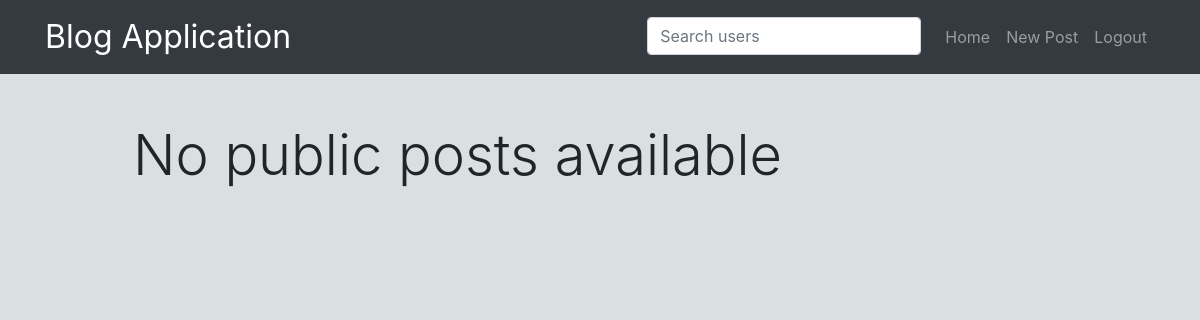
/home/ (signed in), run on an earlier commit of the app's database.
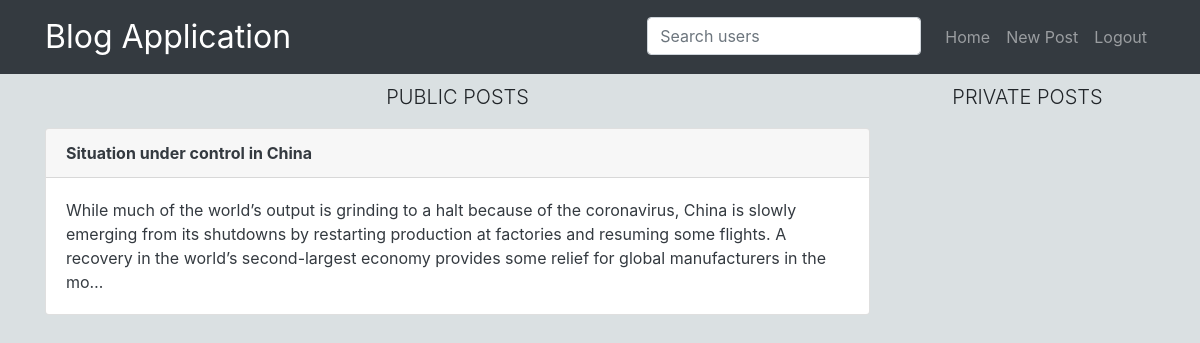
And on a later commit of the database.
### blog/models.py (models this page shows, shortened)
class Post(models.Model):
    user = models.ForeignKey(User, on_delete=models.CASCADE)
    title = models.CharField(max_length = 50)
    description = models.TextField()
    image = models.ImageField(blank=True, upload_to='pics')
    date_posted = models.DateTimeField(auto_now_add = True)
    is_public = models.BooleanField(default = True)

### blog/views.py (the view)
# urls.py: 2. Add a URL to urlpatterns:  path('', views.home, name='home')
@login_required
def home(request):
    public_posts = Post.objects.filter(
                        user = request.user,
                        is_public = True,
                    ).order_by('-date_posted')
    private_posts = Post.objects.filter(
                        user = request.user,
                        is_public = False,
                    ).order_by('-date_posted')
    return render(request,"home.html", {
                                            'public_posts': public_posts,
                                            'private_posts': private_posts
                                        })

### BlogApplication/templates/home.html (shortened to what this page needs)
{% extends "base.html" %}
{% block content %}
    <div class="row">
        <div class="col-md-9">
            {% if public_posts %}
                <p class="lead text-center mt-2">
                    PUBLIC POSTS
                </p>
            {% endif %}
            {% for post in public_posts %}
            <a href="{% url 'detail' post.id %}"
                class="text-dark"
            style="text-decoration: none;">
                <div class="card mt-2">
                    <p class="card-header font-weight-bold">{{ post.title }}</p>
                    <div class="card-body">
                        <p class="card-text">
                            {{ post.description | truncatechars:300 }}
                        </p>
                    </div>
                </div>
            </a>
            {% empty %}
                <h1 class="text-center mt-5 lead display-4">No public posts available</h1>
            {% endfor %}
        </div>
        <div class="col-md-3 col-lg-3">
            <div class="mt-2">
                {% if public_posts %}
                    <p class="lead text-center">PRIVATE POSTS</p>
                {% endif %}
            </div>
        </div>
    </div>
{% endblock content %}

What changed in the data, as far as the page shows it:
added Post: title "Situation under control in China", description "While much of the world’s output is grinding to a halt because of the coronavirus, China is slowly emerging from its shutdowns by restarting production at factories and resuming some flights. A recovery in the world’s second-largest economy provides some relief for global manufacturers in the mo…"
Also different on the page:
text no longer shown: "No public posts available"
text now shown: "PUBLIC POSTS PRIVATE POSTS"
